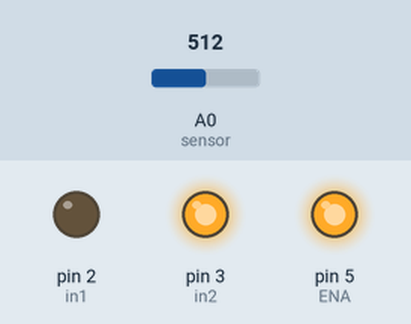
Simulated run of this sketch. Board: Arduino Uno, built with avr-gcc and run on an emulated ATmega328P. Parts: output pins drawn as LEDs (lit = HIGH). Inputs (shaded band) come from the test bench; at power-on: A0 (sensor) = 512.

Above: at 1.2 s.
1.3 s: A0 (sensor) set to 494
At 2.4 s:
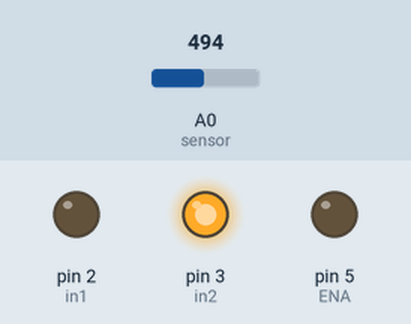
2.8 s: A0 (sensor) set to 521
At 3.5 s:
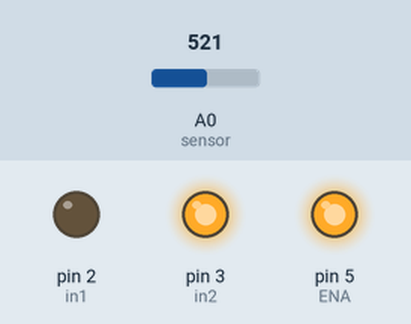
4.3 s: A0 (sensor) set to 511
At 4.6 s:
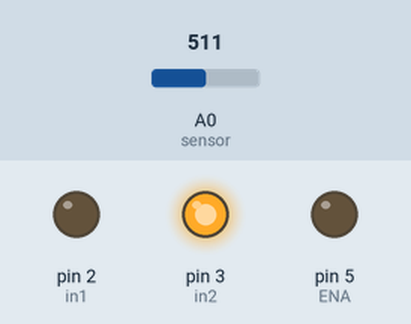
Timing chart, 0 to 7.3 s (numbered marks = the images above; inputs shaded):
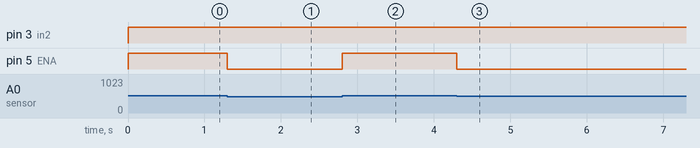

Measured:
- the behaviour switches between 512 and 511 on A0 (sensor) (found by bisection; images 0 and 1)
- after the input at 1.3 s, pin 5 (ENA): HIGH → LOW at once
- after the input at 2.8 s, pin 5 (ENA): LOW → HIGH at once
- after the input at 4.3 s, pin 5 (ENA): HIGH → LOW at once

The sketch:

belajar_pwm.ino
```cpp
#define in1 2
#define in2 3
#define ENA 5
#define sensor A0

int data_sensor; // 0 - 1023
int data_pwm = 0; // 0 - 255

void setup() {
  pinMode(in1, OUTPUT);
  pinMode(in2, OUTPUT);
  pinMode(ENA, OUTPUT);
  pinMode(sensor, INPUT);
}

void loop() {

  data_sensor = analogRead(sensor);

//  data_pwm = map(data_sensor, 0, 1023, 0, 255);

  if (data_sensor > 511) {
    data_pwm = 255;
  }
  else {
     data_pwm = 0;
  }

  digitalWrite(in1, LOW);
  digitalWrite(in2, HIGH);
  analogWrite(ENA, data_pwm);

}

void maju() {

}
```
